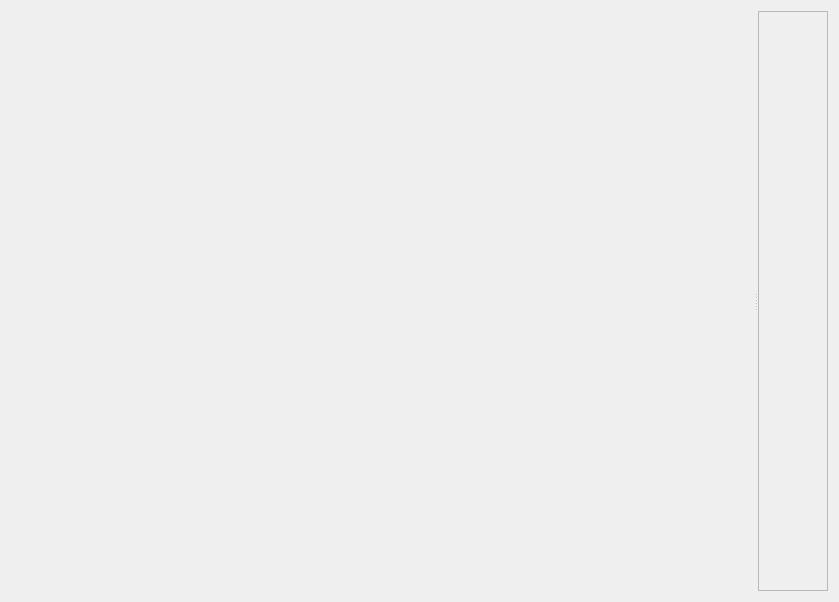
<?xml version="1.0" encoding="UTF-8"?>
<ui version="4.0">
 <class>SegmentationWindow</class>
 <widget class="QWidget" name="SegmentationWindow">
  <property name="geometry">
   <rect>
    <x>0</x>
    <y>0</y>
    <width>839</width>
    <height>602</height>
   </rect>
  </property>
  <property name="windowTitle">
   <string>Form</string>
  </property>
  <layout class="QHBoxLayout" name="horizontalLayout">
   <item>
    <widget class="QSplitter" name="splitter">
     <property name="orientation">
      <enum>Qt::Horizontal</enum>
     </property>
     <widget class="QWidget" name="MultiWidget" native="true">
      <property name="sizePolicy">
       <sizepolicy hsizetype="Expanding" vsizetype="Preferred">
        <horstretch>1</horstretch>
        <verstretch>0</verstretch>
       </sizepolicy>
      </property>
      <layout class="QHBoxLayout" name="MultiWidgetLayout"/>
     </widget>
     <widget class="QScrollArea" name="scrollArea">
      <property name="sizePolicy">
       <sizepolicy hsizetype="Minimum" vsizetype="Expanding">
        <horstretch>0</horstretch>
        <verstretch>0</verstretch>
       </sizepolicy>
      </property>
      <property name="widgetResizable">
       <bool>true</bool>
      </property>
      <widget class="QWidget" name="scrollAreaWidgetContents">
       <property name="geometry">
        <rect>
         <x>0</x>
         <y>0</y>
         <width>68</width>
         <height>582</height>
        </rect>
       </property>
      </widget>
     </widget>
    </widget>
   </item>
  </layout>
 </widget>
 <resources/>
 <connections/>
</ui>
